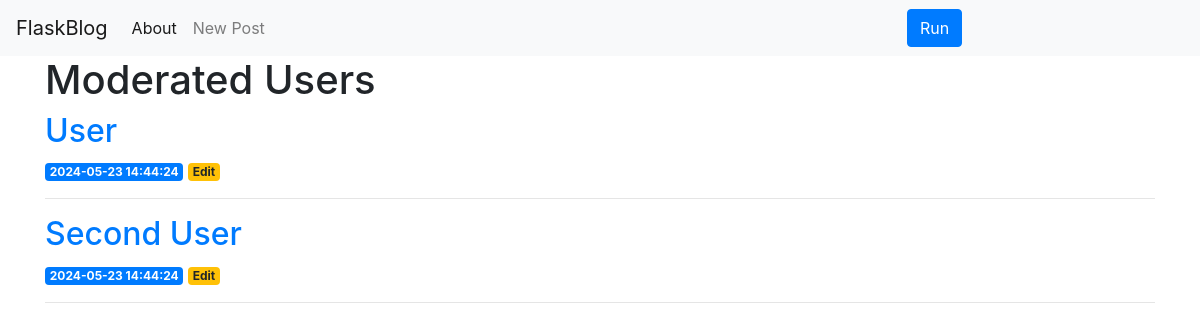
Before: / with the older database file.
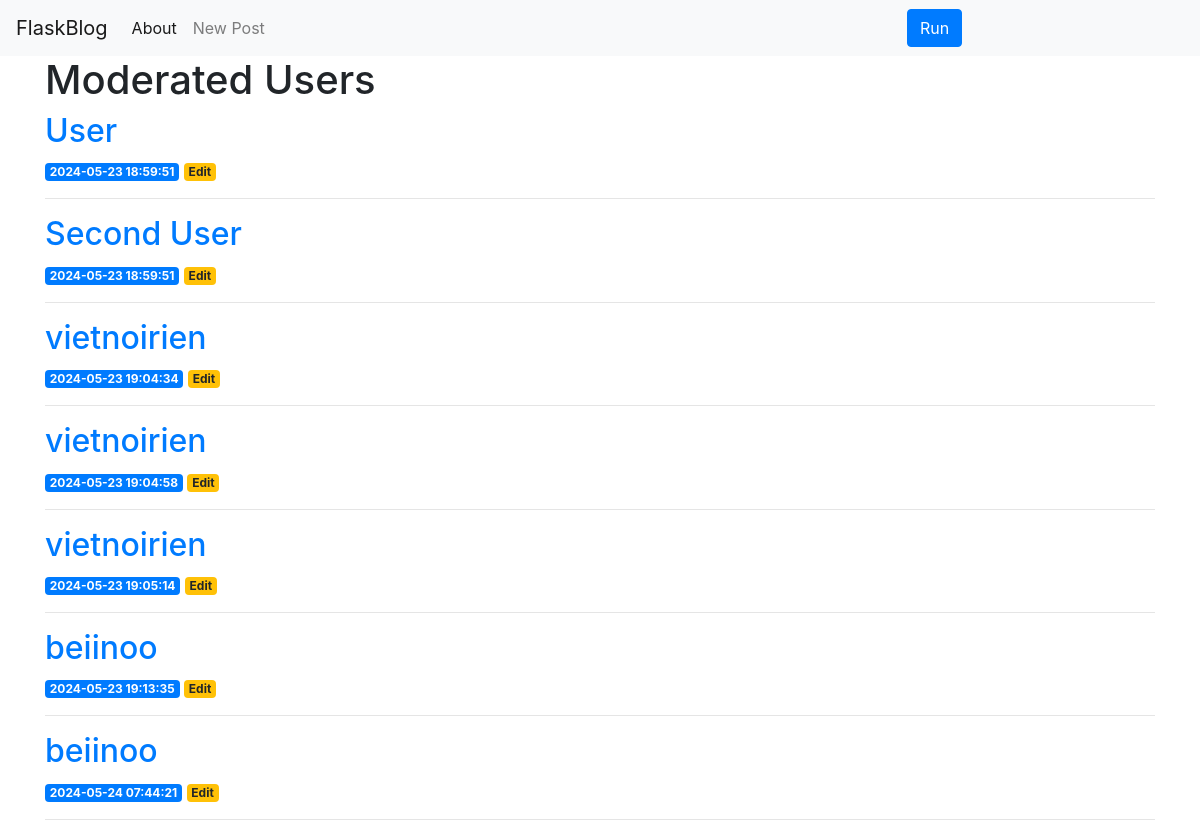
After: the same page with the newer database file.
### tables this page shows
CREATE TABLE posts (
    id INTEGER PRIMARY KEY AUTOINCREMENT,
    created TIMESTAMP NOT NULL DEFAULT CURRENT_TIMESTAMP,
    author TEXT NOT NULL,
    message TEXT NOT NULL,
    moderation TEXT NOT NULL
);

### project.py (the view)
@app.route('/')
def index():
    conn = get_db_connection()
    posts = conn.execute("SELECT * FROM posts").fetchall()
    conn.close()
    return render_template('index.html', posts=posts)

### project.py (called while the page is built)
def get_db_connection():
    conn = sqlite3.connect("database.db")
    conn.row_factory = sqlite3.Row
    return conn

### templates/index.html
{% extends 'base.html' %}
{% block content %}
    <h1>{% block title %} Moderated Users {% endblock %}</h1>
    {% for post in posts %}
        <a href="{{ url_for('post', post_id=post['id']) }}" >
            <h2>{{post['author']}}</h2>
        </a>
        <span class="badge badge-primary">{{post['created']}}</span>
        <a href="{{ url_for('edit', id=post['id']) }}">
            <span class="badge badge-warning">Edit</span>
        </a>
        <hr >
    {% endfor %}
{% endblock %}

### templates/base.html (shortened to what this page needs)
<!doctype html>
<html lang="en">
  <head>
    <link rel="stylesheet" href="https://stackpath.bootstrapcdn.com/bootstrap/4.3.1/css/bootstrap.min.css">
  </head>
  <body>
    <nav class="navbar navbar-expand-md navbar-light bg-light">
        <a class="navbar-brand" href="{{ url_for('index')}}">FlaskBlog</a>
        <div class="collapse navbar-collapse" id="navbarNav">
            <ul class="navbar-nav">
            <li class="nav-item active">
                <a class="nav-link" href="#">About</a>
            </li>
            <li class="nav-item" >
              <a class="nav-link" href="{{url_for('create')}}">New Post</a>
            </li>
            </ul>
        </div>
        <div class="col-md-3 text-end">
          <form action="/run" method="post">
            <input type="submit" value="Run" class="btn btn-primary">
          </form>
    </nav>
    <div class="container">
        {% block content %} {% endblock %}
    </div>
  </body>
</html>

Changed rows visible on the page:
changed posts "User": created "2024-05-23 14:44:24" → "2024-05-23 18:59:51"
changed posts "Second User": created "2024-05-23 14:44:24" → "2024-05-23 18:59:51"
added posts: author "vietnoirien", created "2024-05-23 19:04:34"
added posts: author "vietnoirien", created "2024-05-23 19:04:58"
added posts: author "vietnoirien", created "2024-05-23 19:05:14"
added posts: author "beiinoo", created "2024-05-23 19:13:35"
added posts: author "beiinoo", created "2024-05-24 07:44:21"
